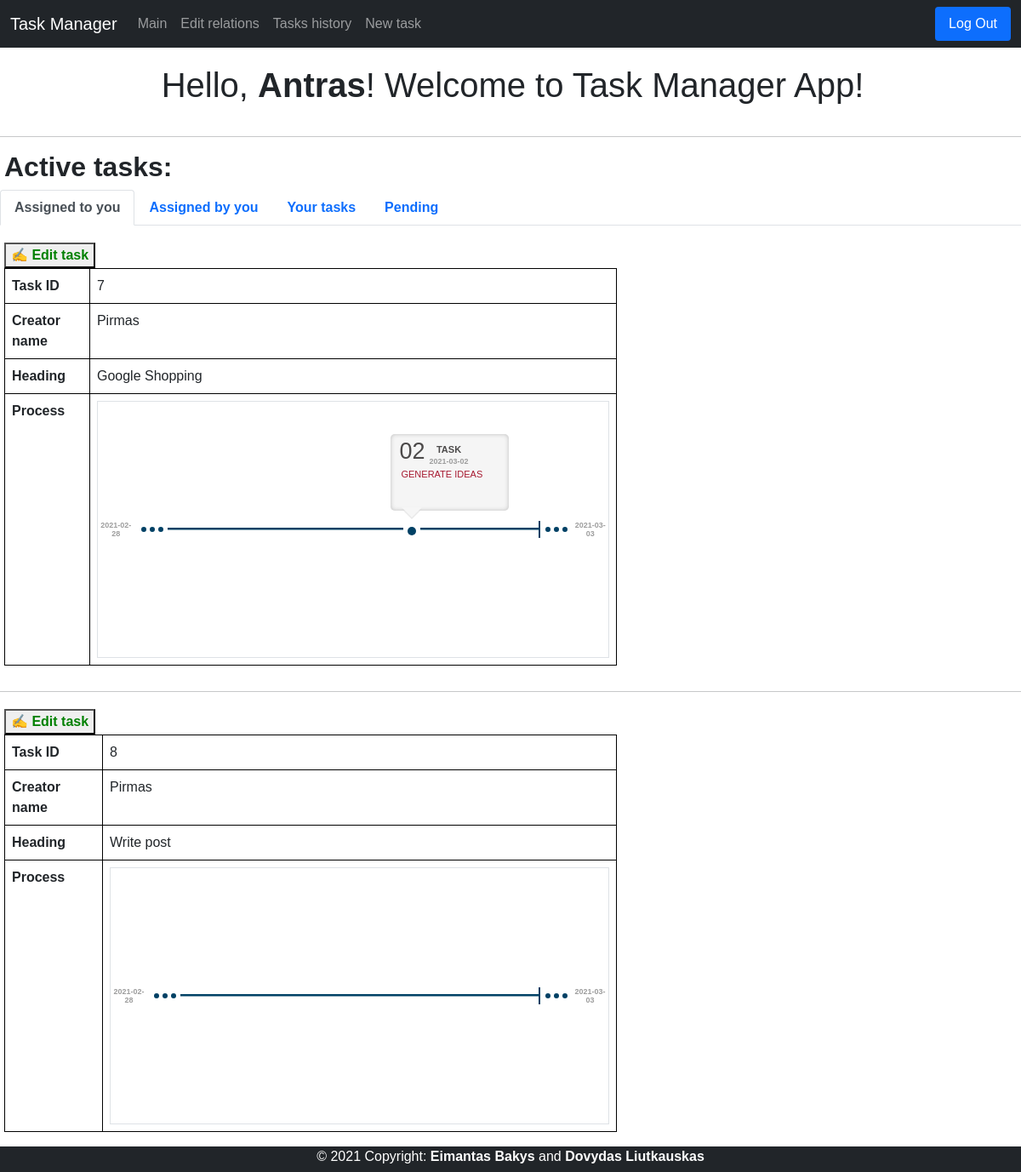
/ (signed in), run on the app's committed database.
### tables this page shows
CREATE TABLE users(user_id INTEGER PRIMARY KEY, name TEXT NOT NULL UNIQUE, hash TEXT NOT NULL, position TEXT, company TEXT, administrator INTEGER);

CREATE TABLE tasks(id INTEGER PRIMARY KEY, creator_id INTEGER, executor_id INTEGER, heading TEXT, description TEXT, creation_date TIMESTAMP, deadline_date TIMESTAMP, status INTEGER, pending INTEGER);

CREATE TABLE task_stages(id INTEGER PRIMARY KEY, task_id INTEGER, heading TEXT, description TEXT, date TIMESTAMP);

### application.py (the view, shortened to what this page needs)
@app.route("/", methods=["GET", "POST"])
def index():
    if request.method == "GET":
        if session.get("user_id") is None:
            return redirect("/login")
        else:
            connection = sqlite3.connect('data.db')
            db = connection.cursor()
            db.execute("SELECT * FROM tasks WHERE creator_id = ? ORDER BY deadline_date",
                       (session["user_id"],))
            creator = db.fetchall()
            db.execute(
                "SELECT SUM(pending) FROM tasks WHERE creator_id = ?", (session["user_id"],))
            creatorSum = db.fetchone()
            db.execute(
                "SELECT SUM(pending) FROM tasks WHERE executor_id = ?", (session["user_id"],))
            executorSum = db.fetchone()
            db.execute("SELECT * FROM tasks WHERE executor_id = ? ORDER BY deadline_date",
                       (session["user_id"],))
            executor = db.fetchall()
            db.execute("SELECT name FROM users WHERE user_id = ?",
                       (session["user_id"],))
            nameList = db.fetchone()
            name = nameList[0]
            db.execute("SELECT * FROM users")
            users = db.fetchall()
            db.execute("SELECT id, creator_id, executor_id, heading, description, creation_date, deadline_date, status, julianday(deadline_date) - julianday(creation_date) FROM tasks WHERE creator_id = ? OR executor_id = ? ORDER BY creation_date DESC",
                       (session["user_id"], session["user_id"]))
            rows = db.fetchall()
            db.execute("SELECT * FROM users")
            users = db.fetchall()
            db.execute("SELECT * FROM task_stages")
            task_stages = db.fetchall()
            now = date.today()
            db.execute(
                "SELECT julianday(?) - julianday(creation_date), id FROM tasks WHERE creator_id = ? OR executor_id = ? ORDER BY creation_date DESC",
                (now, session["user_id"], session["user_id"]))
            today = db.fetchall()
            db.execute(
                "SELECT julianday(task_stages.date) - julianday(tasks.creation_date), task_stages.id, task_stages.task_id, task_stages.heading, task_stages.description, task_stages.date  FROM tasks INNER JOIN task_stages ON tasks.id = task_stages.task_id")
            durations_and_stages = db.fetchall()
            return render_template("index.html", creator=creator, executor=executor, name=name, creatorSum=creatorSum, executorSum=executorSum, users=users, rows=rows, today=today, task_stages=task_stages, durations_and_stages=durations_and_stages, now=now)

### templates/index.html (shortened to what this page needs)
{% extends "layout.html" %}
{% block main %}
<head>
</head>
<h1 class="pageTitle">Hello, <b>{{ name }}</b>! Welcome to Task Manager App!</h1>
<hr>
<h2 style="margin-left: 5px;"><b>Active tasks:</b></h2>
<nav>
    <div class="nav nav-tabs" id="nav-tab" role="tablist">
        <button class="nav-link active" id="nav-executor-tab" data-bs-toggle="tab" data-bs-target="#nav-executor"
            type="button" role="tab" aria-controls="nav-executor" aria-selected="true"><b>Assigned to you</b></button>
        <button class="nav-link" id="nav-creator-tab" data-bs-toggle="tab" data-bs-target="#nav-creator" type="button"
            role="tab" aria-controls="nav-creator" aria-selected="false"><b>Assigned by you</b></button>
        <button class="nav-link" id="nav-yourTasks-tab" data-bs-toggle="tab" data-bs-target="#nav-yourTasks"
            type="button" role="tab" aria-controls="nav-yourTasks" aria-selected="false"><b>Your tasks</b></button>
        <button class="nav-link" id="nav-pending-tab" data-bs-toggle="tab" data-bs-target="#nav-pending" type="button"
            role="tab" aria-controls="nav-pending" aria-selected="false"><b>Pending</b></button>
    </div>
</nav>
<div class="tab-content" id="nav-tabContent">
    <div class="tab-pane fade show active" id="nav-executor" role="tabpanel" aria-labelledby="nav-executor-tab">
        {% for row in executor %}
        {% if row[1] != row[2] and row[7] == 0 and row[8] == 0 %}
        <div class="container-2" style="margin-top: 20px;">
            <form action="/" method="POST">
                <button type="submit" name="task_id" value="{{ row[0] }}" class="edit">&#9997; Edit task</button>
                <table class="table">
                    <tr class="borderr">
                        <th scope="col" class="borderName">Task ID</th>
                        <td class="borderr">{{ row[0] }} </td>
                    </tr>
                    <tr class="borderr">
                        <th scope="col" class="borderName">Creator name</th>
                        <td class="borderr">
                            {% for user in users %}
                            {% if user[0] == row[1] %}
                            {{ user[1] }}
                            {% endif %}
                            {% endfor %}
                        </td>
                    </tr>
                    <tr class="borderr">
                        <th scope="col" class="borderName" tyle="white-space: pre-wrap;">Heading</th>
                        <td class="borderr">{{ row[3] }}</td>
                    </tr>
                    {% include 'process.html' %}
                </table>
                <hr>
            </form>
        </div>
        {% endif %}
        {% endfor %}
    </div>
</div>
{% endblock %}

### templates/process.html (shortened to what this page needs)
<tr class="borderr">
    <th scope="col" class="borderName">Process</th>
    <td class="borderr">
        <center>
            <div class="container-2 pre-line">
                {% for tasks_row in rows %}
                {% if row[0] == tasks_row[0] %}
                {% set duration_days = tasks_row[8] | int %}
                <div class="border">
                    <div class="Timeline">
                        <div class="MonthYear">{{tasks_row[5]}}</div>
                        <svg height="20" width="42">
                            <circle cx="11" cy="10" r="3" fill="#004165" />
                            <circle cx="21" cy="10" r="3" fill="#004165" />
                            <circle cx="31" cy="10" r="3" fill="#004165" />
                            <line x1="41" y1="0" x2="41" y2="20" style="stroke:#004165;stroke-width:2" />
                        </svg>
                        {% for i in range(duration_days) %}
                        {% for stage in durations_and_stages %}
                        {% if stage[2] == tasks_row[0] %}
                        {% if i == stage[0] %}
                        {% set date = stage[5] %}
                        <div class="event1">
                            <div class="event1Bubble">
                                <div class="eventTime">
                                    <div class="DayDigit">{{ date[-2:]}}</div>
                                    <div class="Day">
                                        TASK
                                        <div class="MonthYear">{{ stage[5] }}</div>
                                    </div>
                                </div>
                                <div class="eventTitle">{{ stage[3] }}</div>
                            </div>
                            <svg height="20" width="20">
                                <circle cx="10" cy="11" r="5" fill="#004165" />
                            </svg>
                        </div>
                        {% endif %}
                        {% endif %}
                        {% endfor %}
                        <svg height="5" width="150">
                            <line x1="0" y1="0" x2="300" y2="0" style="stroke:#004165;stroke-width:5" />
                            Sorry, your browser does not support inline SVG.
                        </svg>
                        {% endfor %}
                        <svg height="20" width="42">
                            <line x1="1" y1="0" x2="1" y2="20" style="stroke:#004165;stroke-width:2" />
                            <circle cx="11" cy="10" r="3" fill="#004165" />
                            <circle cx="21" cy="10" r="3" fill="#004165" />
                            <circle cx="31" cy="10" r="3" fill="#004165" />
                        </svg>
                        <div class="MonthYear">{{tasks_row[6]}}</div>
                    </div>
                </div>
                {% endif %}
                {% endfor %}
            </div>
        </center>
    </td>
</tr>

### static/styles.css (style rules this page uses)
.pageTitle { padding: 20px; text-align: center; margin-left: 5px; }
.table { width: 60%; margin-left: 5px; margin-bottom: 30px; }
.borderr { border: 1px solid black; }
.borderName { width: 16%; }
.edit { margin-left: 5px; font-weight: bold; color: green; }
body { font-family: Verdana, Geneva, Tahoma, sans-serif }
.Timeline { display: flex; align-items: center; height: 300px; justify-content: center; }
.event1, .event2, .event3 { position: relative; }
.event1Bubble { position: absolute; background-color: rgba(158, 158, 158, 0.1); width: 139px; height: 90px; top: -100px; left: -15px; border-radius: 5px; box-shadow: inset 0 0 5px rgba(158, 158, 158, 0.64) }
.event1Bubble:after, .event1Bubble:before, .event2Bubble:after, .event2Bubble:before { content: ""; position: absolute; width: 0; height: 0; border-style: solid; border-color: transparent; border-bottom: 0; }
.event1Bubble:before { bottom: -10px; left: 13px; border-top-color: rgba(222, 222, 222, 0.66); border-width: 12px; }
.event1Bubble:after { bottom: -8px; left: 13px; border-top-color: #F6F6F6; border-width: 12px; }
.eventTime { display: flex; }
.DayDigit { font-size: 27px; font-family: "Arial Black", Gadget, sans-serif; margin-left: 10px; color: #4C4A4A; }
.Day { font-size: 11px; margin-left: 5px; font-weight: bold; margin-top: 10px; font-family: Arial, Helvetica, sans-serif; color: #4C4A4A; }
.MonthYear { font-weight: 600; line-height: 10px; color: #9E9E9E; font-size: 9px; }
.eventTitle { font-family: "Arial Black", Gadget, sans-serif; color: #a71930; font-size: 11px; text-transform: uppercase; display: flex; flex: 1; align-items: center; margin-left: 12px; margin-top: -2px; }

### templates/index.html (style rules this page uses)
.Timeline { display: flex; align-items: center; height: 300px; justify-content: center; }
.event1, .event2, .event3 { position: relative; }
.event1Bubble { position: absolute; background-color: rgba(158, 158, 158, 0.1); width: 139px; height: 90px; top: -100px; left: -15px; border-radius: 5px; box-shadow: inset 0 0 5px rgba(158, 158, 158, 0.64) }
.event1Bubble:after, .event1Bubble:before, .event2Bubble:after, .event2Bubble:before { content: ""; position: absolute; width: 0; height: 0; border-style: solid; border-color: transparent; border-bottom: 0; }
.event1Bubble:before { bottom: -10px; left: 13px; border-top-color: rgba(222, 222, 222, 0.66); border-width: 12px; }
.event1Bubble:after { bottom: -8px; left: 13px; border-top-color: #F6F6F6; border-width: 12px; }
.eventTime { display: flex; }
.DayDigit { font-size: 27px; font-family: "Arial Black", Gadget, sans-serif; margin-left: 10px; color: #4C4A4A; }
.Day { font-size: 11px; margin-left: 5px; font-weight: bold; margin-top: 10px; font-family: Arial, Helvetica, sans-serif; color: #4C4A4A; }
.MonthYear { font-weight: 600; line-height: 10px; color: #9E9E9E; font-size: 9px; }
.eventTitle { font-family: "Arial Black", Gadget, sans-serif; color: #a71930; font-size: 11px; text-transform: uppercase; display: flex; flex: 1; align-items: center; margin-left: 12px; margin-top: -2px; }

### data on the page
users: name "Antras"
tasks: id "7", heading "Google Shopping", creation_date "2021-02-28", deadline_date "2021-03-03"
users: name "Pirmas"
task_stages: date "02", date "2021-03-02", heading "GENERATE IDEAS"
tasks: id "8", heading "Write post", creation_date "2021-02-28", deadline_date "2021-03-03"
